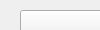
         <widget class="QWidget" name="page_45">
          <property name="geometry">
           <rect>
            <x>0</x>
            <y>0</y>
            <width>100</width>
            <height>30</height>
           </rect>
          </property>
          <attribute name="label">
           <string>Clients</string>
          </attribute>
          <widget class="QLabel" name="label_116">
           <property name="geometry">
            <rect>
             <x>310</x>
             <y>100</y>
             <width>71</width>
             <height>16</height>
            </rect>
           </property>
           <property name="text">
            <string>&lt;html&gt;&lt;head/&gt;&lt;body&gt;&lt;p&gt;&lt;span style=&quot; font-size:9pt;&quot;&gt;Nouvelle CIN&lt;/span&gt;&lt;/p&gt;&lt;/body&gt;&lt;/html&gt;</string>
           </property>
          </widget>
          <widget class="QPushButton" name="pushButton_148">
           <property name="geometry">
            <rect>
             <x>20</x>
             <y>50</y>
             <width>541</width>
             <height>31</height>
            </rect>
           </property>
           <property name="text">
            <string>Modifier Client</string>
           </property>
          </widget>
          <widget class="QLineEdit" name="lineEdit_33">
           <property name="geometry">
            <rect>
             <x>150</x>
             <y>100</y>
             <width>111</width>
             <height>20</height>
            </rect>
           </property>
          </widget>
          <widget class="QLabel" name="label_117">
           <property name="geometry">
            <rect>
             <x>50</x>
             <y>100</y>
             <width>81</width>
             <height>16</height>
            </rect>
           </property>
           <property name="text">
            <string>&lt;html&gt;&lt;head/&gt;&lt;body&gt;&lt;p&gt;&lt;span style=&quot; font-size:9pt;&quot;&gt;Ancienne CIN&lt;/span&gt;&lt;/p&gt;&lt;/body&gt;&lt;/html&gt;</string>
           </property>
          </widget>
          <widget class="QPushButton" name="pushButton_149">
           <property name="geometry">
            <rect>
             <x>20</x>
             <y>140</y>
             <width>371</width>
             <height>31</height>
            </rect>
           </property>
           <property name="text">
            <string>Supprimer Client</string>
           </property>
          </widget>
          <widget class="QLineEdit" name="lineEdit_34">
           <property name="geometry">
            <rect>
             <x>400</x>
             <y>100</y>
             <width>111</width>
             <height>20</height>
            </rect>
           </property>
          </widget>
          <widget class="QPushButton" name="pushButton_150">
           <property name="geometry">
            <rect>
             <x>20</x>
             <y>10</y>
             <width>541</width>
             <height>31</height>
            </rect>
           </property>
           <property name="text">
            <string>Afficher Clients</string>
           </property>
          </widget>
          <widget class="QLabel" name="label_118">
           <property name="geometry">
            <rect>
             <x>410</x>
             <y>150</y>
             <width>31</width>
             <height>16</height>
            </rect>
           </property>
           <property name="text">
            <string>&lt;html&gt;&lt;head/&gt;&lt;body&gt;&lt;p&gt;&lt;span style=&quot; font-size:9pt;&quot;&gt;CIN&lt;/span&gt;&lt;/p&gt;&lt;/body&gt;&lt;/html&gt;</string>
           </property>
          </widget>
          <widget class="QLineEdit" name="lineEdit_35">
           <property name="geometry">
            <rect>
             <x>450</x>
             <y>150</y>
             <width>111</width>
             <height>20</height>
            </rect>
           </property>
          </widget>
          <widget class="QPushButton" name="pushButton_151">
           <property name="geometry">
            <rect>
             <x>20</x>
             <y>180</y>
             <width>171</width>
             <height>31</height>
            </rect>
           </property>
           <property name="text">
            <string>Enregistre PDF</string>
           </property>
          </widget>
          <widget class="QPushButton" name="pushButton_152">
           <property name="geometry">
            <rect>
             <x>390</x>
             <y>180</y>
             <width>171</width>
             <height>31</height>
            </rect>
           </property>
           <property name="text">
            <string>Envoyer Mail</string>
           </property>
          </widget>
          <widget class="QPushButton" name="pushButton_153">
           <property name="geometry">
            <rect>
             <x>200</x>
             <y>180</y>
             <width>181</width>
             <height>31</height>
            </rect>
           </property>
           <property name="text">
            <string>Imprimer</string>
           </property>
          </widget>
         </widget>
